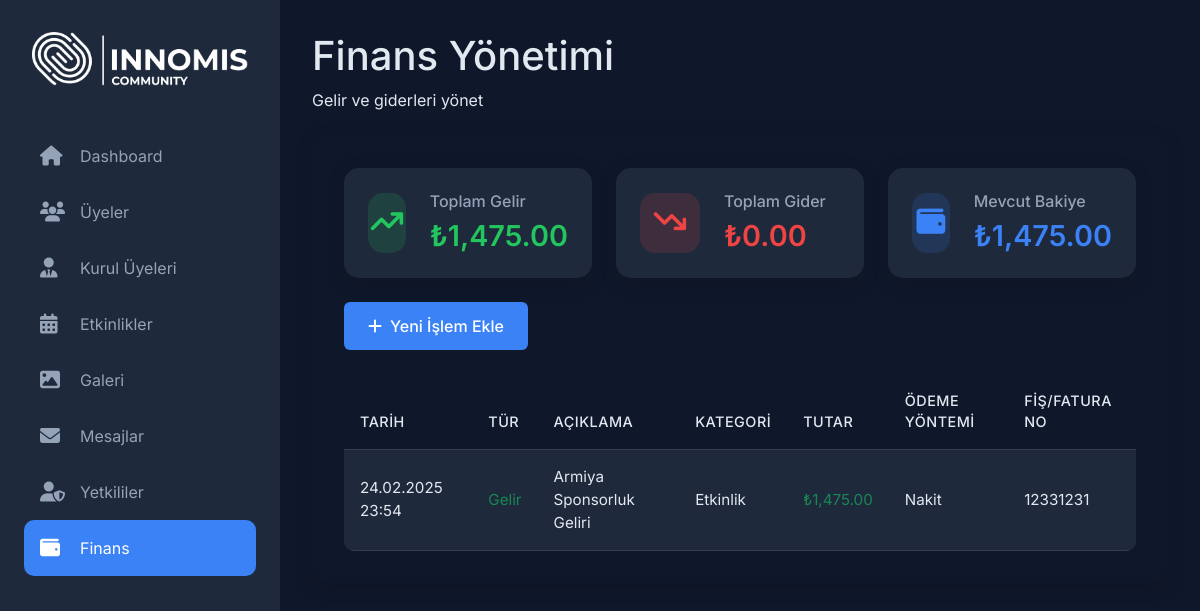
Page /finans.php on the committed database.
### tables this page shows
CREATE TABLE IF NOT EXISTS `finances` (
  `id` int NOT NULL AUTO_INCREMENT,
  `type` enum('income','expense') NOT NULL,
  `description` varchar(255) NOT NULL,
  `amount` decimal(10,2) NOT NULL,
  `date` datetime DEFAULT CURRENT_TIMESTAMP,
  `category` varchar(100) DEFAULT NULL,
  `payment_method` varchar(50) DEFAULT NULL,
  `receipt_no` varchar(100) DEFAULT NULL,
  `added_by` int DEFAULT NULL,
  PRIMARY KEY (`id`),
  KEY `added_by` (`added_by`)
);

### finans.php (the view, shortened to what this page needs)
<?php
$servername = "localhost";
$username = "root";
$password = "";
$dbname = "innomis";
$conn = new mysqli($servername, $username, $password, $dbname);
$sql = "SELECT
        (SELECT COALESCE(SUM(amount), 0) FROM finances WHERE type='income') -
        (SELECT COALESCE(SUM(amount), 0) FROM finances WHERE type='expense') as balance";
$result = $conn->query($sql);
$balance = $result->fetch_assoc()['balance'];
?>
<!DOCTYPE html>
<html lang="tr">
<head>
    <link href="https://cdn.jsdelivr.net/npm/bootstrap@5.3.0/dist/css/bootstrap.min.css" rel="stylesheet">
    <link rel="stylesheet" href="https://cdnjs.cloudflare.com/ajax/libs/font-awesome/6.4.0/css/all.min.css">
</head>
<body>
    <div class="layout-wrapper">
        <aside class="sidebar">
            <div class="brand">
                <img src="assets/img/ana logo.png" alt="Logo" class="logo-img">
            </div>
            <ul class="nav-menu">
                <li class="nav-item">
                    <a href="admin.php" class="nav-link <?php echo basename($_SERVER['PHP_SELF']) == 'admin.php' ? 'active' : ''; ?>">
                        <i class="fas fa-home"></i>
                        <span class="nav-text">Dashboard</span>
                    </a>
                </li>
                <li class="nav-item">
                    <a href="users.php" class="nav-link <?php echo basename($_SERVER['PHP_SELF']) == 'users.php' ? 'active' : ''; ?>">
                        <i class="fas fa-users"></i>
                        <span class="nav-text">Üyeler</span>
                    </a>
                </li>
                <li class="nav-item">
                    <a href="kurul.php" class="nav-link <?php echo basename($_SERVER['PHP_SELF']) == 'kurul.php' ? 'active' : ''; ?>">
                        <i class="fas fa-user-tie"></i>
                        <span class="nav-text">Kurul Üyeleri</span>
                    </a>
                </li>
                <li class="nav-item">
                    <a href="etkinlik.php" class="nav-link <?php echo basename($_SERVER['PHP_SELF']) == 'etkinlik.php' ? 'active' : ''; ?>">
                        <i class="fas fa-calendar-alt"></i>
                        <span class="nav-text">Etkinlikler</span>
                    </a>
                </li>
                <li class="nav-item">
                    <a href="addphoto.php" class="nav-link <?php echo basename($_SERVER['PHP_SELF']) == 'addphoto.php' ? 'active' : ''; ?>">
                        <i class="fas fa-image"></i>
                        <span class="nav-text">Galeri</span>
                    </a>
                </li>
                <li class="nav-item">
                    <a href="messages.php" class="nav-link <?php echo basename($_SERVER['PHP_SELF']) == 'messages.php' ? 'active' : ''; ?>">
                        <i class="fas fa-envelope"></i>
                        <span class="nav-text">Mesajlar</span>
                    </a>
                </li>
                <li class="nav-item">
                    <a href="yetkililer.php" class="nav-link <?php echo basename($_SERVER['PHP_SELF']) == 'yetkililer.php' ? 'active' : ''; ?>">
                        <i class="fas fa-user-shield"></i>
                        <span class="nav-text">Yetkililer</span>
                    </a>
                </li>
                <li class="nav-item">
                    <a href="finans.php" class="nav-link <?php echo basename($_SERVER['PHP_SELF']) == 'finans.php' ? 'active' : ''; ?>">
                        <i class="fas fa-wallet"></i>
                        <span class="nav-text">Finans</span>
                    </a>
                </li>
            </ul>
        </aside>
        <main class="main-content">
            <div class="page-title mb-4">
                <h1>Finans Yönetimi</h1>
                <p>Gelir ve giderleri yönet</p>
            </div>
            <div class="messages-card">
                <div class="row mb-4">
                    <div class="col-md-4 mb-4 mb-md-0">
                        <div class="summary-item income">
                            <div class="summary-icon">
                                <i class="fas fa-arrow-trend-up"></i>
                            </div>
                            <div class="summary-info">
                                <h3>Toplam Gelir</h3>
                                <?php
                                $sql = "SELECT COALESCE(SUM(amount), 0) as total FROM finances WHERE type='income'";
                                $result = $conn->query($sql);
                                $total_income = $result->fetch_assoc()['total'];
                                ?>
                                <h2>₺<?php echo number_format($total_income, 2); ?></h2>
                            </div>
                        </div>
                    </div>
                    <div class="col-md-4 mb-4 mb-md-0">
                        <div class="summary-item expense">
                            <div class="summary-icon">
                                <i class="fas fa-arrow-trend-down"></i>
                            </div>
                            <div class="summary-info">
                                <h3>Toplam Gider</h3>
                                <?php
                                $sql = "SELECT COALESCE(SUM(amount), 0) as total FROM finances WHERE type='expense'";
                                $result = $conn->query($sql);
                                $total_expense = $result->fetch_assoc()['total'];
                                ?>
                                <h2>₺<?php echo number_format($total_expense, 2); ?></h2>
                            </div>
                        </div>
                    </div>
                    <div class="col-md-4">
                        <div class="summary-item balance">
                            <div class="summary-icon">
                                <i class="fas fa-wallet"></i>
                            </div>
                            <div class="summary-info">
                                <h3>Mevcut Bakiye</h3>
                                <h2>₺<?php echo number_format($balance, 2); ?></h2>
                            </div>
                        </div>
                    </div>
                </div>
                <div class="mb-4">
                    <button class="btn btn-primary" data-bs-toggle="modal" data-bs-target="#addFinanceModal">
                        <i class="fas fa-plus me-2"></i>Yeni İşlem Ekle
                    </button>
                </div>
                <div class="table-responsive">
                    <table class="table">
                        <thead>
                            <tr>
                                <th>Tarih</th>
                                <th>Tür</th>
                                <th>Açıklama</th>
                                <th>Kategori</th>
                                <th>Tutar</th>
                                <th>Ödeme Yöntemi</th>
                                <th>Fiş/Fatura No</th>
                            </tr>
                        </thead>
                        <tbody>
                            <?php
                            $sql = "SELECT * FROM finances ORDER BY date DESC";
                            $result = $conn->query($sql);
                            if ($result->num_rows > 0) {
                                while ($row = $result->fetch_assoc()) {
                                    $type_class = $row['type'] == 'income' ? 'text-success' : 'text-danger';
                                    $type_text = $row['type'] == 'income' ? 'Gelir' : 'Gider';
                                    ?>
                                    <tr>
                                        <td><?php echo date('d.m.Y H:i', strtotime($row['date'])); ?></td>
                                        <td class="<?php echo $type_class; ?>"><?php echo $type_text; ?></td>
                                        <td><?php echo htmlspecialchars($row['description']); ?></td>
                                        <td><?php echo htmlspecialchars($row['category']); ?></td>
                                        <td class="<?php echo $type_class; ?>">
                                            ₺<?php echo number_format($row['amount'], 2); ?>
                                        </td>
                                        <td><?php echo htmlspecialchars($row['payment_method']); ?></td>
                                        <td><?php echo htmlspecialchars($row['receipt_no']); ?></td>
                                    </tr>
                                    <?php
                                }
                            } else {
                                echo "<tr><td colspan='7' class='text-center'>Henüz işlem bulunmamaktadır.</td></tr>";
                            }
                            ?>
                        </tbody>
                    </table>
                </div>
            </div>
        </main>
    </div>
</body>
</html>

### finans.php (style rules this page uses)
:root { --dark-bg: #0f172a; --card-bg: #1e293b; --accent: #3b82f6; --text: #e2e8f0; --text-muted: #94a3b8; --success: #22c55e; --warning: #f59e0b; --danger: #ef4444; }
body { background: var(--dark-bg); color: var(--text); font-family: 'Inter', sans-serif; min-height: 100vh; }
.layout-wrapper { display: flex; }
.sidebar { width: 280px; background: var(--card-bg); min-height: 100vh; padding: 1.5rem; position: fixed; }
.brand { padding: 0.5rem; margin-bottom: 2rem; text-align: center; }
.logo-img { width: 220px; height: auto; max-width: 100%; }
.nav-menu { list-style: none; padding: 0; margin: 0; }
.nav-link { display: flex; align-items: center; gap: 1rem; padding: 1rem; color: var(--text-muted); text-decoration: none; border-radius: 10px; transition: all 0.3s ease; }
.nav-link:hover, .nav-link.active { background: var(--accent); color: white; }
.nav-link i { font-size: 1.25rem; width: 24px; }
.main-content { flex: 1; margin-left: 280px; padding: 2rem; }
.messages-card { background: var(--dark-bg); border-radius: 15px; padding: 2rem; margin-bottom: 2rem; box-shadow: 0 4px 20px rgba(0, 0, 0, 0.1); }
.table { color: var(--text); margin: 0; background: var(--card-bg); }
.table th { color: var(--text); font-weight: 500; border-bottom: 1px solid rgba(255, 255, 255, 0.1); padding: 1rem; background: var(--dark-bg); }
.table td { padding: 1rem; border-bottom: 1px solid rgba(255, 255, 255, 0.1); vertical-align: middle; color: var(--text); background: var(--card-bg); }
.table tbody tr { transition: all 0.3s ease; background: var(--card-bg); }
.table thead th { font-size: 0.9rem; text-transform: uppercase; letter-spacing: 0.5px; }
.table tbody td { font-size: 0.95rem; }
.table-responsive { background: var(--dark-bg); border-radius: 10px; overflow: hidden; }
.summary-item { background: var(--card-bg); border-radius: 15px; padding: 1.5rem; display: flex; align-items: center; gap: 1.5rem; box-shadow: 0 4px 20px rgba(0, 0, 0, 0.1); transition: all 0.3s ease; height: 100%; }
.summary-icon { width: 60px; height: 60px; border-radius: 15px; display: flex; align-items: center; justify-content: center; font-size: 1.8rem; }
.income .summary-icon { background: rgba(34, 197, 94, 0.15); color: #22c55e; }
.expense .summary-icon { background: rgba(239, 68, 68, 0.15); color: #ef4444; }
.balance .summary-icon { background: rgba(59, 130, 246, 0.15); color: #3b82f6; }
.summary-info { flex: 1; }
.summary-info h3 { font-size: 1rem; color: var(--text-muted); margin-bottom: 0.5rem; font-weight: 500; }
.summary-info h2 { font-size: 1.8rem; font-weight: 600; margin: 0; color: var(--text); }
.income .summary-info h2 { color: #22c55e; }
.expense .summary-info h2 { color: #ef4444; }
.balance .summary-info h2 { color: #3b82f6; }
::placeholder { color: var(--text-muted) !important; opacity: 0.7; }
.btn-primary { background: var(--accent); border: none; padding: 0.75rem 1.5rem; font-weight: 500; }

### rows in the picture
finances: date "24.02.2025 23:54", type "Gelir", description "Armiya Sponsorluk Geliri", category "Etkinlik", amount "1,475.00", payment_method "Nakit", receipt_no "12331231"

### other values in the picture
$total_income "1,475.00"
$total_expense "0.00"
$balance "1,475.00"
